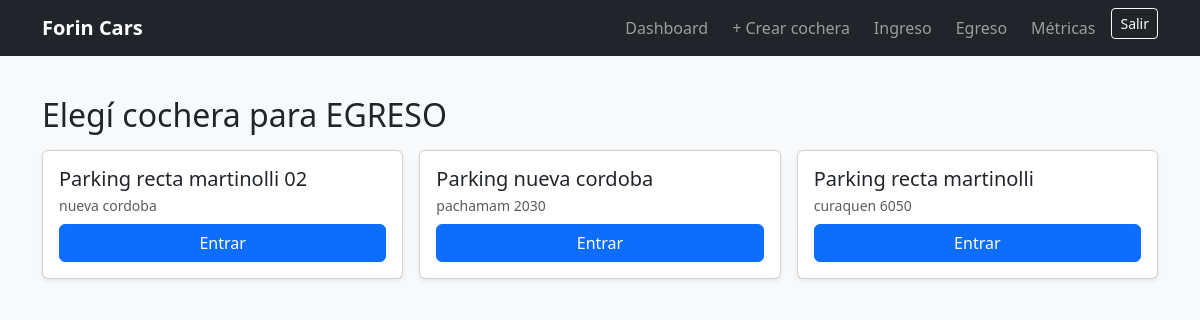
/parking/egreso/ (signed in), run on the app's committed database.
### parking/models.py (models this page shows, shortened)
class Cochera(models.Model):
    owner = models.ForeignKey(
        settings.AUTH_USER_MODEL,
        on_delete=models.CASCADE,
        related_name="cocheras",
    )
    nombre = models.CharField(max_length=120)
    direccion = models.CharField(max_length=200, blank=True)
    activa = models.BooleanField(default=True)
    created_at = models.DateTimeField(auto_now_add=True)
    empleados = models.ManyToManyField(
        settings.AUTH_USER_MODEL,
        related_name="cocheras_asignadas",
        blank=True,
        through="CocheraEmpleado",
    )

### parking/views.py (the view)
# urls.py: path("egreso/", views.egreso_select_cochera_view, name="egreso"),
@login_required
@user_passes_test(can_operate)
def egreso_select_cochera_view(request):
    return _select_cochera_view(request, title="Elegí cochera para EGRESO", target_url_name="egreso_cochera")

### parking/views.py (called while the page is built)
def can_operate(user) -> bool:
    if not user.is_authenticated:
        return False
    if user.is_superuser:
        return True
    return user.groups.filter(name__in=["ADMIN_DUENO", "ADMIN_EMPLEADO"]).exists()

def cochera_queryset_for(user):
    if user.is_superuser:
        return Cochera.objects.all()
    q = Q(owner=user)
    try:
        Cochera.objects.filter(empleados=user)  # solo para testear FieldError
        q |= Q(empleados=user)
    except FieldError:
        pass
    try:
        Cochera.objects.filter(cocheraempleado__empleado=user)
        q |= Q(cocheraempleado__empleado=user)
    except FieldError:
        pass
    return Cochera.objects.filter(q).distinct()

def _select_cochera_view(request, *, title: str, target_url_name: str):
    qs = cochera_queryset_for(request.user).filter(activa=True).order_by("-created_at")
    first_two = list(qs[:2])
    if not first_two:
        messages.info(request, "No tenés cocheras asignadas para operar.")
        return redirect(URL_DASHBOARD)
    if len(first_two) == 1:
        return redirect(target_url_name, cochera_id=first_two[0].id)
    cocheras = list(qs)
    return render(
        request,
        "parking/select_cochera.html",
        {"title": title, "cocheras": cocheras, "target": target_url_name},
    )

### users/context_processors.py (called while the page is built)
def role_flags(request):
    u = getattr(request, "user", None)
    if not u or not u.is_authenticated:
        return {"can_manage_cochera": False, "can_operate": False, "is_superadmin": False}
    is_superadmin = u.is_superuser
    can_manage_cochera = is_superadmin or u.groups.filter(name="ADMIN_DUENO").exists()
    can_operate = can_manage_cochera or u.groups.filter(name="ADMIN_EMPLEADO").exists()
    return {
        "is_superadmin": is_superadmin,
        "can_manage_cochera": can_manage_cochera,
        "can_operate": can_operate,
    }

### parking/templates/parking/select_cochera.html (shortened to what this page needs)
{% extends "base.html" %}
{% block content %}
<div class="container py-4">
  <h2 class="mb-3">{{ title }}</h2>
  <div class="row g-3">
    {% for c in cocheras %}
      <div class="col-12 col-md-6 col-lg-4">
        <div class="card p-3 shadow-sm">
          <h5 class="mb-1">{{ c.nombre }}</h5>
          <div class="text-muted small mb-2">{{ c.direccion|default:"(sin dirección)" }}</div>
          <a class="btn btn-primary" href="{% url target c.id %}">Entrar</a>
        </div>
      </div>
    {% endfor %}
  </div>
</div>
{% endblock %}

### data on the page
Cochera: nombre "Parking recta martinolli 02", direccion "nueva cordoba"
Cochera: nombre "Parking nueva cordoba", direccion "pachamam 2030"
Cochera: nombre "Parking recta martinolli", direccion "curaquen 6050"

### other printed values
{{ title }} "Elegí cochera para EGRESO"
